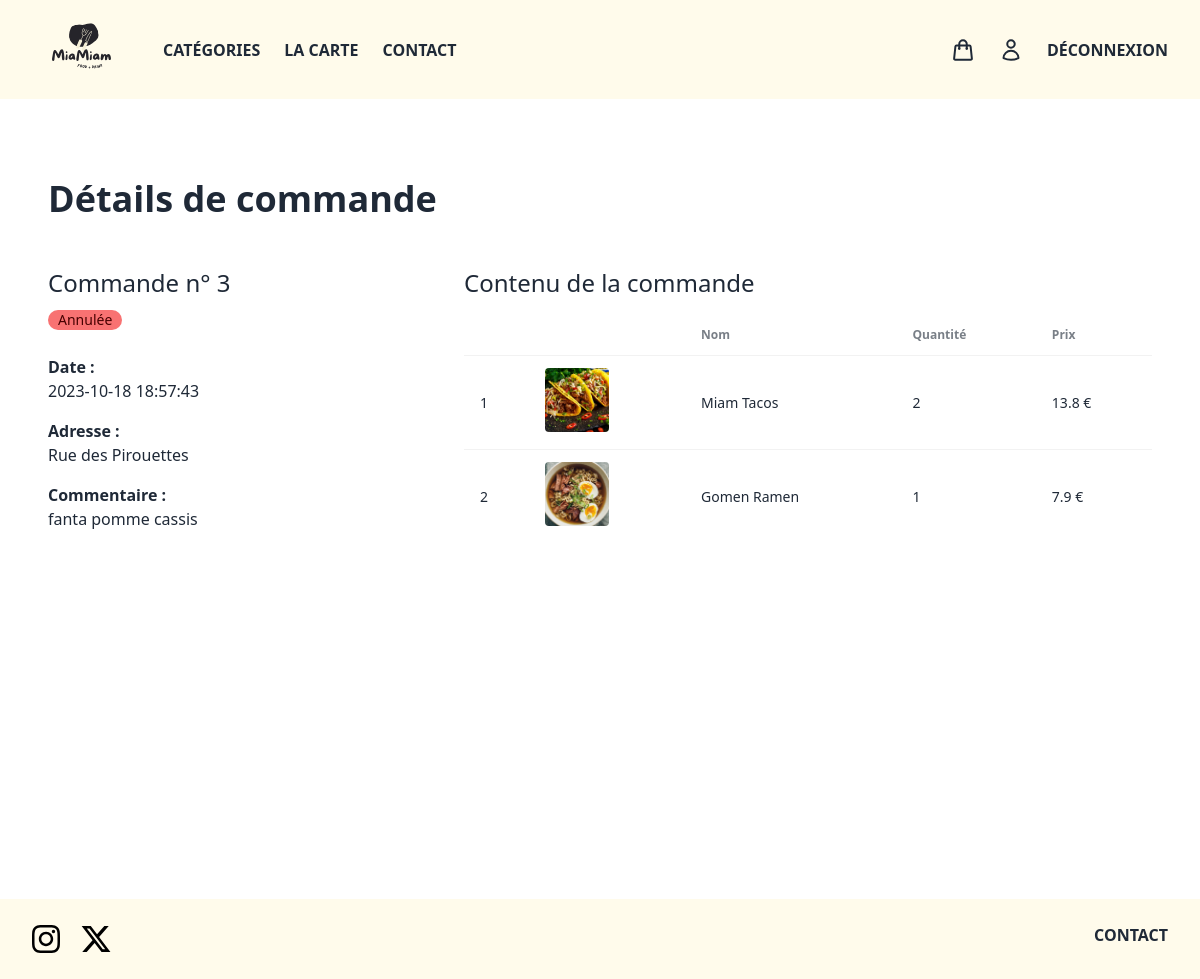
The app's page /order-details?id=3 (signed in) with its own data.
### tables this page shows
CREATE TABLE IF NOT EXISTS `food_order` (
  `id` int NOT NULL AUTO_INCREMENT,
  `price` decimal(10,2) NOT NULL,
  `user_id` int NOT NULL,
  `delivery_address` varchar(255) NOT NULL,
  `order_date` timestamp NOT NULL DEFAULT CURRENT_TIMESTAMP,
  `status` varchar(255) NOT NULL,
  `comment` varchar(255) NOT NULL,
  PRIMARY KEY (`id`)
);

CREATE TABLE IF NOT EXISTS `in_order` (
  `id` int NOT NULL AUTO_INCREMENT,
  `food_order_id` int NOT NULL,
  `food_id` int NOT NULL,
  `quantity` int NOT NULL,
  PRIMARY KEY (`id`)
);

CREATE TABLE IF NOT EXISTS `food` (
  `id` int UNSIGNED NOT NULL AUTO_INCREMENT,
  `title` varchar(150) NOT NULL,
  `description` varchar(255) NOT NULL,
  `price` decimal(10,2) NOT NULL,
  `image_name` varchar(255) NOT NULL,
  `category_id` int UNSIGNED NOT NULL,
  `featured` varchar(10) NOT NULL,
  `active` varchar(10) NOT NULL,
  PRIMARY KEY (`id`),
  KEY `food_FK_1` (`category_id`)
);

### order-details.php (the view, shortened to what this page needs)
<?php
require("connection.php");
if (isset($_GET["id"])) {
    $order_id = $_GET["id"];
    try {
        $sql = "SELECT * FROM food_order WHERE id = :order_id";
        $results = $conn->prepare($sql);
        $results->bindParam(":order_id", $order_id);
        $results->execute();
        $order = $results->fetch();
    } catch (PDOException $e) {
        echo $e->getMessage();
    }
    try {
        $sql = "SELECT * FROM in_order WHERE food_order_id = :order_id";
        $results = $conn->prepare($sql);
        $results->bindParam(":order_id", $order_id);
        $results->execute();
        $order_items = $results->fetchAll();
        $nb = 1;
    } catch (PDOException $e) {
        echo $e->getMessage();
    }
    try {
        $sql = "SELECT * FROM food";
        $food_results = $conn->query($sql)->fetchAll();
    } catch (PDOException $e) {
        echo $e->getMessage();
    }
} else {
    header("Location: index");
    exit;
}
?>
<!DOCTYPE html>
<html lang="en">
<head>
    <link rel="stylesheet" href="css/output.css" />
</head>
<body>
    <?php require("components/header.php"); ?>
    <main class="mx-auto min-h-screen max-w-screen-xl px-12 py-8">
        <div class="mb-12">
            <h2 class="mt-12 text-4xl font-bold">Détails de commande</h2>
        </div>
        <div class="grid grid-cols-3">
            <div class="col-span-1">
                <h2 class="text-2xl">Commande n° <?php echo $order["id"]; ?></h2>
                <div class="mt-2">
                    <?php if ($order["status"] === "En attente") { ?>
                        <div class="badge badge-warning gap-2">
                            <?php echo $order["status"]; ?>
                        </div>
                    <?php } else if ($order["status"] === "En cours de livraison") { ?>
                        <div class="badge badge-primary gap-2">
                            <?php echo $order["status"]; ?>
                        </div>
                    <?php } else if ($order["status"] === "Livrée") { ?>
                        <div class="badge badge-success gap-2">
                            <?php echo $order["status"]; ?>
                        </div>
                    <?php } else if ($order["status"] === "Annulée") { ?>
                        <div class="badge badge-error gap-2">
                            <?php echo $order["status"]; ?>
                        </div>
                    <?php } ?>
                </div>
                <div class="mt-6">
                    <div class="mb-4">
                        <p class="font-bold">Date :</p>
                        <p><?php echo $order["order_date"]; ?></p>
                    </div>
                    <div class="mb-4">
                        <p class="font-bold">Adresse :</p>
                        <p><?php echo $order["delivery_address"]; ?></p>
                    </div>
                    <div class="mb-4">
                        <p class="font-bold">Commentaire :</p>
                        <p><?php echo $order["comment"]; ?></p>
                    </div>
                </div>
            </div>
            <div class="col-span-2 ml-12">
                <h2 class="text-2xl">Contenu de la commande</h2>
                <table class="table mt-4">
                    <thead>
                        <tr>
                            <th></th>
                            <th></th>
                            <th>Nom</th>
                            <th>Quantité</th>
                            <th>Prix</th>
                        </tr>
                    </thead>
                    <tbody>
                        <?php foreach ($order_items as $item) {
                            foreach ($food_results as $result) {
                                if ($result["id"] === $item["food_id"]) {
                                    $order_item = $result;
                                }
                            } ?>
                            <tr>
                                <td>
                                    <?php echo $nb++; ?>
                                </td>
                                <td>
                                    <div>
                                        <div class="avatar">
                                            <div class="w-16 rounded">
                                                <img src="assets/food/<?php echo $order_item["image_name"]; ?>" alt="Image de la catégorie" />
                                            </div>
                                        </div>
                                    </div>
                                </td>
                                <td>
                                    <?php echo $order_item["title"]; ?>
                                </td>
                                <td>
                                    <?php echo $item["quantity"]; ?>
                                </td>
                                <td>
                                    <?php echo $order_item["price"] * $item["quantity"]; ?> €
                                </td>
                            </tr>
                        <?php } ?>
                    </tbody>
                </table>
            </div>
        </div>
    </main>
    <?php require("components/footer.php"); ?>
</body>
</html>

### records on screen
food_order: id "3", status "Annulée", order_date "2023-10-18 18:57:43", delivery_address "Rue des Pirouettes", comment "fanta pomme cassis"
in_order: food.image_name (picture), food.title "Miam Tacos", quantity "2", $order_item["price"] * $item["quantity"] "13.8"
in_order: food.image_name (picture), food.title "Gomen Ramen", quantity "1", $order_item["price"] * $item["quantity"] "7.9"
